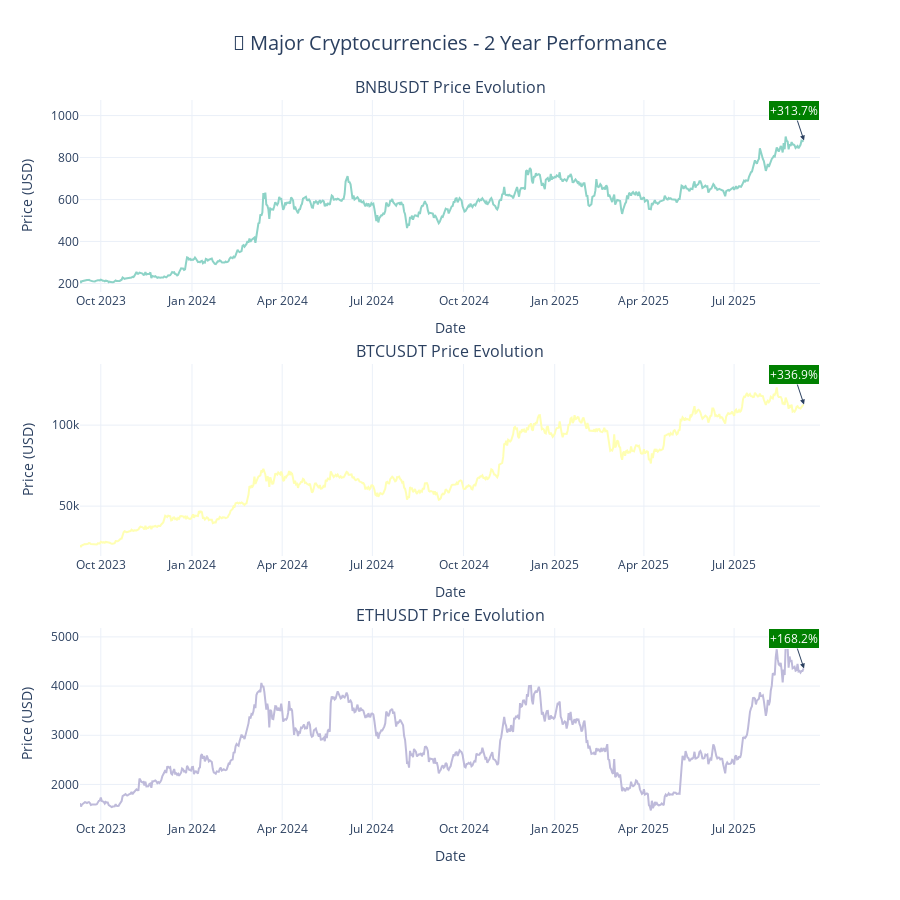
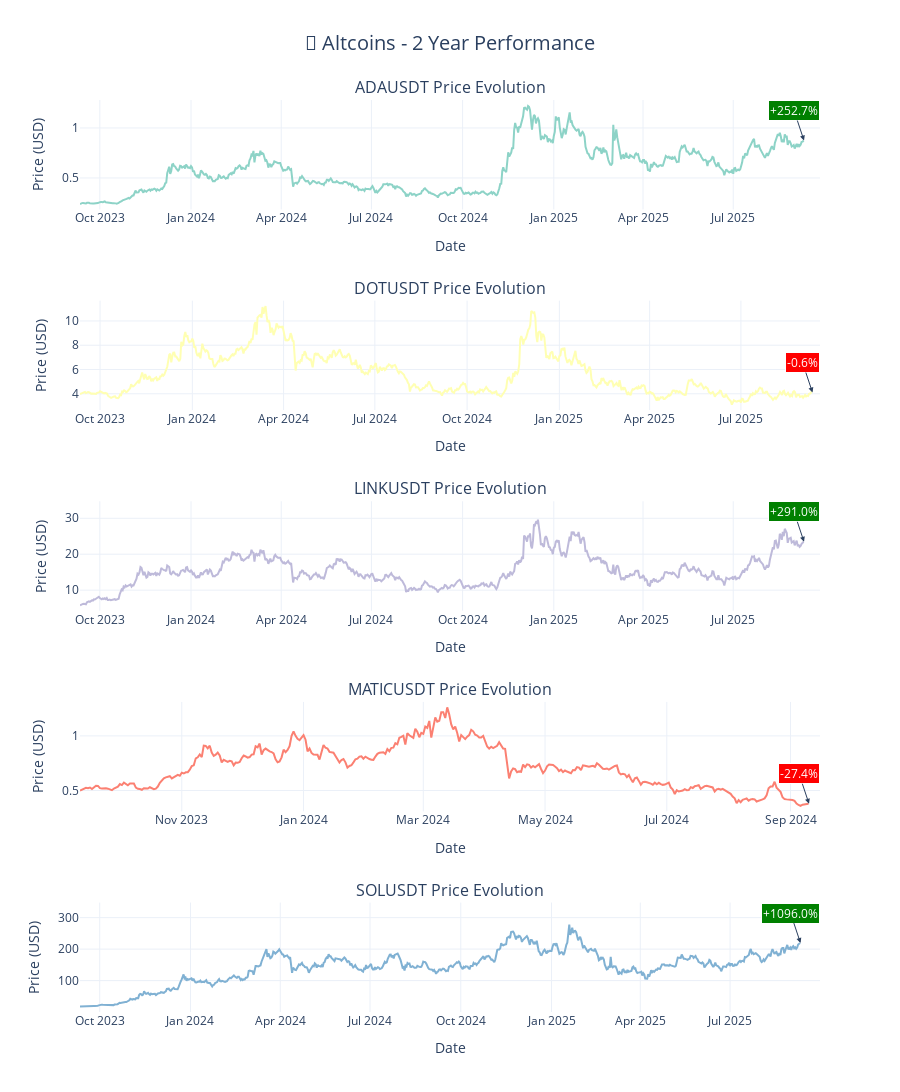

Here is the notebook cell these charts were saved with, in order:
### Markdown cell above
## 2. Market Performance Visualization

### Code cell
# Create interactive price charts
def create_price_chart(df, title):
    fig = make_subplots(
        rows=len(df['tic'].unique()), cols=1,
        subplot_titles=[f"{symbol} Price Evolution" for symbol in sorted(df['tic'].unique())],
        vertical_spacing=0.1
    )
    
    colors = px.colors.qualitative.Set3
    
    for i, symbol in enumerate(sorted(df['tic'].unique())):
        symbol_data = df[df['tic'] == symbol]
        
        # Resample to daily for cleaner visualization
        daily_data = symbol_data.set_index('date').resample('D')['close'].last().dropna()
        
        fig.add_trace(
            go.Scatter(
                x=daily_data.index,
                y=daily_data.values,
                name=symbol,
                line=dict(color=colors[i % len(colors)], width=2),
                hovertemplate=f'{symbol}<br>Date: %{{x}}<br>Price: $%{{y:,.2f}}<extra></extra>'
            ),
            row=i+1, col=1
        )
        
        # Add start and end price annotations
        start_price = symbol_data['close'].iloc[0]
        end_price = symbol_data['close'].iloc[-1]
        return_pct = ((end_price - start_price) / start_price) * 100
        
        fig.add_annotation(
            x=symbol_data['date'].iloc[-1],
            y=end_price,
            text=f"{return_pct:+.1f}%",
            showarrow=True,
            arrowhead=2,
            bgcolor="green" if return_pct > 0 else "red",
            bordercolor="white",
            font=dict(color="white", size=12),
            row=i+1, col=1
        )
    
    fig.update_layout(
        title=dict(text=title, x=0.5, font=dict(size=20)),
        height=300 * len(df['tic'].unique()),
        showlegend=False,
        template="plotly_white"
    )
    
    fig.update_xaxes(title_text="Date")
    fig.update_yaxes(title_text="Price (USD)")
    
    return fig

# Display price charts
if df_major is not None:
    fig_major = create_price_chart(df_major, "🚀 Major Cryptocurrencies - 2 Year Performance")
    fig_major.show()

if df_alt is not None:
    fig_alt = create_price_chart(df_alt, "💎 Altcoins - 2 Year Performance")
    fig_alt.show()

### Figure 1 — Plotly figure (JSON) as saved in the notebook; plotly's stock layout.template omitted (floating-point values rounded to 4 significant figures; data arrays with more than 128 entries replaced by an {"elided": "..."} marker saying what was removed)
{"data": [{"hovertemplate": "BNBUSDT<br>Date: %{x}<br>Price: $%{y:,.2f}<extra></extra>", "line": {"color": "rgb(141,211,199)", "width": 2}, "name": "BNBUSDT", "type": "scatter", "x": {"elided": "731 str values"}, "xaxis": "x", "y": {"elided": "731 float values"}, "yaxis": "y"}, {"hovertemplate": "BTCUSDT<br>Date: %{x}<br>Price: $%{y:,.2f}<extra></extra>", "line": {"color": "rgb(255,255,179)", "width": 2}, "name": "BTCUSDT", "type": "scatter", "x": {"elided": "731 str values"}, "xaxis": "x2", "y": {"elided": "731 float values"}, "yaxis": "y2"}, {"hovertemplate": "ETHUSDT<br>Date: %{x}<br>Price: $%{y:,.2f}<extra></extra>", "line": {"color": "rgb(190,186,218)", "width": 2}, "name": "ETHUSDT", "type": "scatter", "x": {"elided": "731 str values"}, "xaxis": "x3", "y": {"elided": "731 float values"}, "yaxis": "y3"}], "layout": {"annotations": [{"font": {"size": 16}, "showarrow": false, "text": "BNBUSDT Price Evolution", "x": 0.5, "xanchor": "center", "xref": "paper", "y": 1, "yanchor": "bottom", "yref": "paper"}, {"font": {"size": 16}, "showarrow": false, "text": "BTCUSDT Price Evolution", "x": 0.5, "xanchor": "center", "xref": "paper", "y": 0.6333, "yanchor": "bottom", "yref": "paper"}, {"font": {"size": 16}, "showarrow": false, "text": "ETHUSDT Price Evolution", "x": 0.5, "xanchor": "center", "xref": "paper", "y": 0.2667, "yanchor": "bottom", "yref": "paper"}, {"arrowhead": 2, "bgcolor": "green", "bordercolor": "white", "font": {"color": "white", "size": 12}, "showarrow": true, "text": "+313.7%", "x": "2025-09-09T12:15:00", "xref": "x", "y": 881.2, "yref": "y"}, {"arrowhead": 2, "bgcolor": "green", "bordercolor": "white", "font": {"color": "white", "size": 12}, "showarrow": true, "text": "+336.9%", "x": "2025-09-09T12:10:00", "xref": "x2", "y": 112700.0, "yref": "y2"}, {"arrowhead": 2, "bgcolor": "green", "bordercolor": "white", "font": {"color": "white", "size": 12}, "showarrow": true, "text": "+168.2%", "x": "2025-09-09T12:10:00", "xref": "x3", "y": 4358.0, "yref": "y3"}], "height": 900, "showlegend": false, "title": {"font": {"size": 20}, "text": "🚀 Major Cryptocurrencies - 2 Year Performance", "x": 0.5}, "xaxis": {"anchor": "y", "domain": [0, 1], "title": {"text": "Date"}}, "xaxis2": {"anchor": "y2", "domain": [0, 1], "title": {"text": "Date"}}, "xaxis3": {"anchor": "y3", "domain": [0, 1], "title": {"text": "Date"}}, "yaxis": {"anchor": "x", "domain": [0.7333, 1], "title": {"text": "Price (USD)"}}, "yaxis2": {"anchor": "x2", "domain": [0.3667, 0.6333], "title": {"text": "Price (USD)"}}, "yaxis3": {"anchor": "x3", "domain": [0, 0.2667], "title": {"text": "Price (USD)"}}}}

### Figure 2 — Plotly figure (JSON) as saved in the notebook; plotly's stock layout.template omitted (floating-point values rounded to 4 significant figures; data arrays with more than 128 entries replaced by an {"elided": "..."} marker saying what was removed)
{"data": [{"hovertemplate": "ADAUSDT<br>Date: %{x}<br>Price: $%{y:,.2f}<extra></extra>", "line": {"color": "rgb(141,211,199)", "width": 2}, "name": "ADAUSDT", "type": "scatter", "x": {"elided": "731 str values"}, "xaxis": "x", "y": {"elided": "731 float values"}, "yaxis": "y"}, {"hovertemplate": "DOTUSDT<br>Date: %{x}<br>Price: $%{y:,.2f}<extra></extra>", "line": {"color": "rgb(255,255,179)", "width": 2}, "name": "DOTUSDT", "type": "scatter", "x": {"elided": "731 str values"}, "xaxis": "x2", "y": {"elided": "731 float values"}, "yaxis": "y2"}, {"hovertemplate": "LINKUSDT<br>Date: %{x}<br>Price: $%{y:,.2f}<extra></extra>", "line": {"color": "rgb(190,186,218)", "width": 2}, "name": "LINKUSDT", "type": "scatter", "x": {"elided": "731 str values"}, "xaxis": "x3", "y": {"elided": "731 float values"}, "yaxis": "y3"}, {"hovertemplate": "MATICUSDT<br>Date: %{x}<br>Price: $%{y:,.2f}<extra></extra>", "line": {"color": "rgb(251,128,114)", "width": 2}, "name": "MATICUSDT", "type": "scatter", "x": {"elided": "366 str values"}, "xaxis": "x4", "y": {"elided": "366 float values"}, "yaxis": "y4"}, {"hovertemplate": "SOLUSDT<br>Date: %{x}<br>Price: $%{y:,.2f}<extra></extra>", "line": {"color": "rgb(128,177,211)", "width": 2}, "name": "SOLUSDT", "type": "scatter", "x": {"elided": "731 str values"}, "xaxis": "x5", "y": {"elided": "731 float values"}, "yaxis": "y5"}], "layout": {"annotations": [{"font": {"size": 16}, "showarrow": false, "text": "ADAUSDT Price Evolution", "x": 0.5, "xanchor": "center", "xref": "paper", "y": 1, "yanchor": "bottom", "yref": "paper"}, {"font": {"size": 16}, "showarrow": false, "text": "DOTUSDT Price Evolution", "x": 0.5, "xanchor": "center", "xref": "paper", "y": 0.78, "yanchor": "bottom", "yref": "paper"}, {"font": {"size": 16}, "showarrow": false, "text": "LINKUSDT Price Evolution", "x": 0.5, "xanchor": "center", "xref": "paper", "y": 0.56, "yanchor": "bottom", "yref": "paper"}, {"font": {"size": 16}, "showarrow": false, "text": "MATICUSDT Price Evolution", "x": 0.5, "xanchor": "center", "xref": "paper", "y": 0.34, "yanchor": "bottom", "yref": "paper"}, {"font": {"size": 16}, "showarrow": false, "text": "SOLUSDT Price Evolution", "x": 0.5, "xanchor": "center", "xref": "paper", "y": 0.12, "yanchor": "bottom", "yref": "paper"}, {"arrowhead": 2, "bgcolor": "green", "bordercolor": "white", "font": {"color": "white", "size": 12}, "showarrow": true, "text": "+252.7%", "x": "2025-09-10T09:35:00", "xref": "x", "y": 0.8748, "yref": "y"}, {"arrowhead": 2, "bgcolor": "red", "bordercolor": "white", "font": {"color": "white", "size": 12}, "showarrow": true, "text": "-0.6%", "x": "2025-09-10T09:35:00", "xref": "x2", "y": 4.103, "yref": "y2"}, {"arrowhead": 2, "bgcolor": "green", "bordercolor": "white", "font": {"color": "white", "size": 12}, "showarrow": true, "text": "+291.0%", "x": "2025-09-10T09:35:00", "xref": "x3", "y": 23.46, "yref": "y3"}, {"arrowhead": 2, "bgcolor": "red", "bordercolor": "white", "font": {"color": "white", "size": 12}, "showarrow": true, "text": "-27.4%", "x": "2024-09-10T05:55:00", "xref": "x4", "y": 0.3794, "yref": "y4"}, {"arrowhead": 2, "bgcolor": "green", "bordercolor": "white", "font": {"color": "white", "size": 12}, "showarrow": true, "text": "+1096.0%", "x": "2025-09-10T09:35:00", "xref": "x5", "y": 219.2, "yref": "y5"}], "height": 1500, "showlegend": false, "title": {"font": {"size": 20}, "text": "💎 Altcoins - 2 Year Performance", "x": 0.5}, "xaxis": {"anchor": "y", "domain": [0, 1], "title": {"text": "Date"}}, "xaxis2": {"anchor": "y2", "domain": [0, 1], "title": {"text": "Date"}}, "xaxis3": {"anchor": "y3", "domain": [0, 1], "title": {"text": "Date"}}, "xaxis4": {"anchor": "y4", "domain": [0, 1], "title": {"text": "Date"}}, "xaxis5": {"anchor": "y5", "domain": [0, 1], "title": {"text": "Date"}}, "yaxis": {"anchor": "x", "domain": [0.88, 1], "title": {"text": "Price (USD)"}}, "yaxis2": {"anchor": "x2", "domain": [0.66, 0.78], "title": {"text": "Price (USD)"}}, "yaxis3": {"anchor": "x3", "domain": [0.44, 0.56], "title": {"text": "Price (USD)"}}, "yaxis4": {"anchor": "x4", "domain": [0.22, 0.34], "title": {"text": "Price (USD)"}}, "yaxis5": {"anchor": "x5", "domain": [0, 0.12], "title": {"text": "Price (USD)"}}}}
